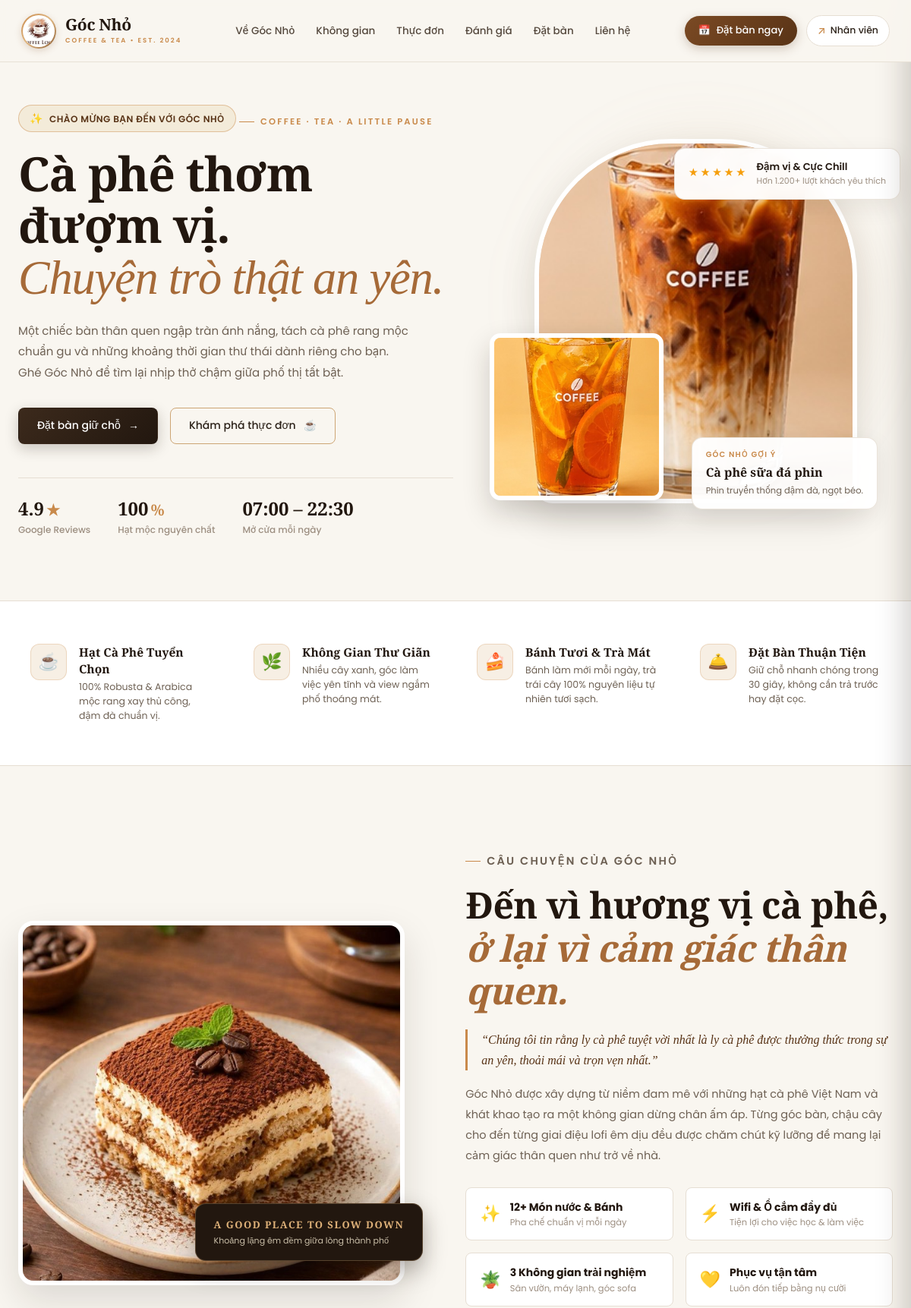
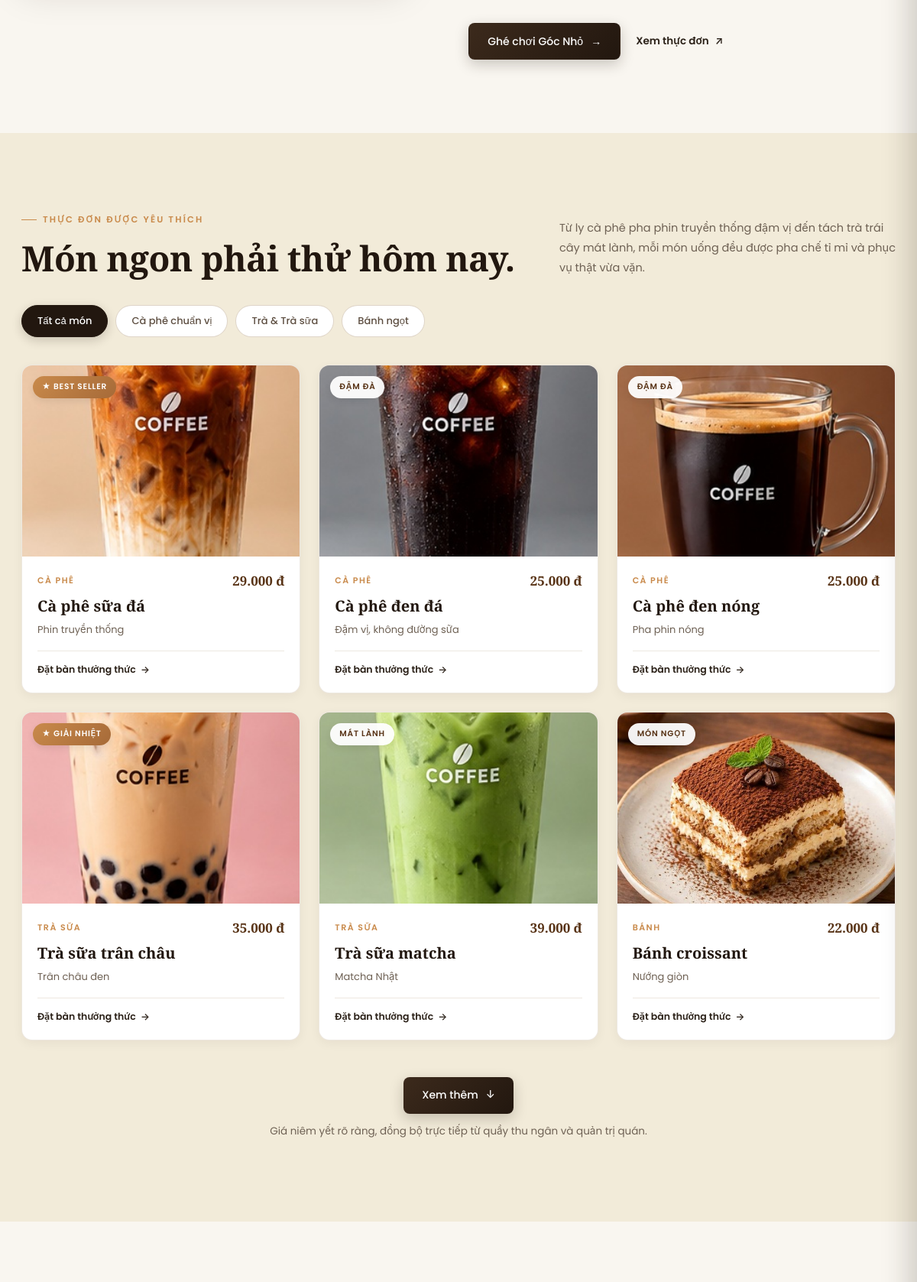
The page / (upper part) on the database its author committed (2 pictures, top to bottom).
### tables this page shows
CREATE TABLE IF NOT EXISTS site_settings (
  setting_key VARCHAR(100) NOT NULL PRIMARY KEY,
  setting_value TEXT NULL,
  setting_label VARCHAR(255) NULL,
  updated_at DATETIME DEFAULT CURRENT_TIMESTAMP ON UPDATE CURRENT_TIMESTAMP
);

CREATE TABLE menu_items (
  item_id INT UNSIGNED AUTO_INCREMENT PRIMARY KEY,
  category_id INT UNSIGNED NOT NULL,
  item_name VARCHAR(150) NOT NULL,
  description VARCHAR(255) NULL,
  price INT UNSIGNED NOT NULL,
  image VARCHAR(255) NULL,
  is_hidden TINYINT(1) NOT NULL DEFAULT 0,
  is_sold_out TINYINT(1) NOT NULL DEFAULT 0,
  stock INT UNSIGNED NOT NULL DEFAULT 0,
  min_stock INT UNSIGNED NOT NULL DEFAULT 10,
  UNIQUE KEY uq_cat_name (category_id, item_name),
  FOREIGN KEY (category_id) REFERENCES categories(category_id)
);

CREATE TABLE categories (
  category_id INT UNSIGNED AUTO_INCREMENT PRIMARY KEY,
  category_name VARCHAR(100) NOT NULL UNIQUE,
  has_options TINYINT(1) NOT NULL DEFAULT 1
);

### pages/home/index.php (the view, shortened to what the rows shown need)
<?php
$brandName = setting('brand_name', 'Góc Nhỏ');
function get_cat_filter($catName) {
    $low = mb_strtolower((string) $catName, 'UTF-8');
    if (strpos($low, 'cà phê') !== false || strpos($low, 'cafe') !== false || strpos($low, 'coffee') !== false) return 'coffee';
    if (strpos($low, 'trà') !== false || strpos($low, 'tea') !== false) return 'tea';
    if (strpos($low, 'bánh') !== false || strpos($low, 'cake') !== false || strpos($low, 'bakery') !== false) return 'bakery';
    return 'other';
}
function get_item_badge($index, $catFilter, $price) {
    if ($index === 0) return array('★ BEST SELLER', 'best-seller');
    if ($catFilter === 'coffee' && $price >= 40000) return array('CHUẨN VỊ Ý', '');
    if ($catFilter === 'coffee') return array('ĐẬM ĐÀ', '');
    if ($catFilter === 'tea' && $index === 3) return array('★ GIẢI NHIỆT', 'best-seller');
    if ($catFilter === 'tea') return array('MÁT LÀNH', '');
    if ($catFilter === 'bakery') return array('MÓN NGỌT', '');
    return array('ĐƯỢC YÊU THÍCH', '');
}
?>
<main>
    <section class="landing-hero" id="hero">
        <div class="landing-copy">
            <h1><?= e(setting('hero_title', 'Cà phê thơm đượm vị.')) ?><br><em><?= e(setting('hero_subtitle', 'Chuyện trò thật an yên.')) ?></em></h1>
        </div>
    </section>
    <section class="story-section" id="story">
        <div class="story-copy">
            <p class="eyebrow">CÂU CHUYỆN CỦA <?= mb_strtoupper(e($brandName), 'UTF-8') ?></p>
            <h2><?= e(setting('story_title', 'Đến vì hương vị cà phê,')) ?><br><em><?= e(setting('story_subtitle', 'ở lại vì cảm giác thân quen.')) ?></em></h2>
            <div class="story-quote">
                <?= e(setting('story_quote', '“Chúng tôi tin rằng ly cà phê tuyệt vời nhất là ly cà phê được thưởng thức trong sự an yên, thoải mái và trọn vẹn nhất.”')) ?>
            </div>
            <p><?= nl2br(e(setting('story_desc', 'Góc Nhỏ được xây dựng từ niềm đam mê với những hạt cà phê Việt Nam và khát khao tạo ra một không gian dừng chân ấm áp. Từng góc bàn, chậu cây cho đến từng giai điệu lofi êm dịu đều được chăm chút kỹ lưỡng để mang lại cảm giác thân quen như trở về nhà.'))) ?></p>
            <div class="story-highlights-grid">
                <div class="story-highlight-box">
                </div>
                <div class="story-highlight-box">
                </div>
                <div class="story-highlight-box">
                </div>
                <div class="story-highlight-box">
                </div>
            </div>
            <div class="story-actions">
                <a class="button button-dark" href="#booking">
                </a>
                <a class="button-link" href="#menu">
                </a>
            </div>
        </div>
    </section>
    <section class="menu-section" id="menu">
        <div class="section-heading">
            <div>
                <h2>Món ngon phải thử hôm nay.</h2>
            </div>
        </div>
        <div class="menu-cards-grid">
            <?php if (!empty($dbMenuItems)): ?>
                <?php foreach ($dbMenuItems as $idx => $item):
                    $catFilter = get_cat_filter($item['category_name']);
                    list($badgeText, $badgeClass) = get_item_badge($idx, $catFilter, (int) $item['price']);
                    $imgSrc = menu_item_image($item);
                ?>
                <article class="menu-card" data-category="<?= e($catFilter) ?>" <?= $idx >= 6 ? 'hidden' : '' ?>>
                    <div class="menu-photo">
                        <img src="<?= e($imgSrc) ?>" alt="<?= e($item['item_name']) ?>" loading="lazy">
                        <span class="menu-badge<?= $badgeClass ? ' ' . e($badgeClass) : '' ?>"><?= e($badgeText) ?></span>
                    </div>
                    <div class="menu-card-body">
                        <div class="menu-card-meta">
                            <span class="menu-card-cat"><?= e($item['category_name']) ?></span>
                            <strong class="menu-card-price"><?= money($item['price']) ?></strong>
                        </div>
                        <h3><?= e($item['item_name']) ?></h3>
                        <p class="menu-card-desc"><?= e(!empty($item['description']) ? $item['description'] : 'Món uống được pha chế chỉn chu, đậm đà chuẩn vị tại ' . $brandName . '.') ?></p>
                        <div class="menu-card-footer">
                            <a class="menu-order-btn" href="#booking">Đặt bàn thưởng thức <span aria-hidden="true">→</span></a>
                        </div>
                    </div>
                </article>
                <?php endforeach; ?>
            <?php endif; ?>
        </div>
    </section>
</main>

### rows shown on the page
site_settings: setting_key "Đến vì hương vị cà phê,"
menu_items: shows a picture, badgeText "★ BEST SELLER", category.category_name "CÀ PHÊ", price "29.000 đ", item_name "Cà phê sữa đá", description "Phin truyền thống"
menu_items: shows a picture, badgeText "ĐẬM ĐÀ", category.category_name "CÀ PHÊ", price "25.000 đ", item_name "Cà phê đen đá", description "Đậm vị, không đường sữa"
menu_items: shows a picture, badgeText "ĐẬM ĐÀ", category.category_name "CÀ PHÊ", price "25.000 đ", item_name "Cà phê đen nóng", description "Pha phin nóng"
menu_items: shows a picture, badgeText "★ GIẢI NHIỆT", category.category_name "TRÀ SỮA", price "35.000 đ", item_name "Trà sữa trân châu", description "Trân châu đen"
menu_items: shows a picture, badgeText "MÁT LÀNH", category.category_name "TRÀ SỮA", price "39.000 đ", item_name "Trà sữa matcha", description "Matcha Nhật"
menu_items: shows a picture, badgeText "MÓN NGỌT", category.category_name "BÁNH", price "22.000 đ", item_name "Bánh croissant", description "Nướng giòn"

### other values the page prints
$brandName "Góc Nhỏ"
$brandTagline "COFFEE & TEA • EST. 2024"
setting('hero_badge', 'CHÀO MỪNG BẠN ĐẾN VỚI GÓC NHỎ') "CHÀO MỪNG BẠN ĐẾN VỚI GÓC NHỎ"
setting('hero_title', 'Cà phê thơm đượm vị.') "Cà phê thơm đượm vị."
setting('hero_subtitle', 'Chuyện trò thật an yên.') "Chuyện trò thật an yên."
$shopHours "07:00 – 22:30"
setting('hero_suggestion', 'Cà phê sữa đá phin') "Cà phê sữa đá phin"
setting('hero_suggestion_desc', 'Phin truyền thống đậm đà, ngọt béo.') "Phin truyền thống đậm đà, ngọt béo."
mb_strtoupper(e($brandName), 'UTF-8') "GÓC NHỎ"
setting('story_subtitle', 'ở lại vì cảm giác thân quen.') "ở lại vì cảm giác thân quen."
